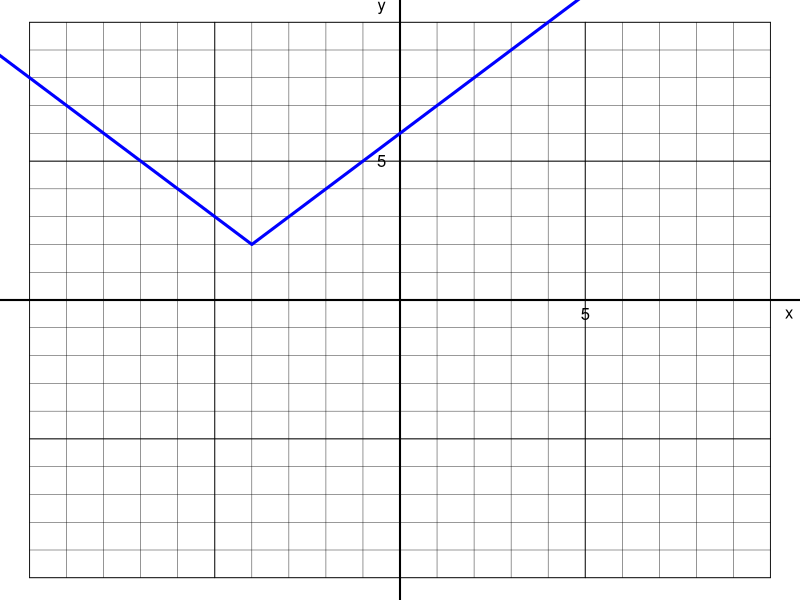

Reproduce this figure in R.
## ---- chunk 1
hk = sample(1:6,2)*sample(c(-1,1),2,T)
h = hk[1]
k = hk[2]

lr = c("left","right")[(sign(h)+1)/2+1]
du = c("down","up")[(sign(k)+1)/2+1]

x1 = seq(-30,30,0.1)
y1 = abs(x1)

x2 = x1+h
y2 = y1+k


cch = paste0("|x+",-h,"|+",k,collapse="")
cch = gsub("+-","-",cch,fixed=T)
ach = character()
for(i in c(-1,1)){
    for(j in c(-1,1)){
        ch = paste0("|x+",-h*i,"|+",k*j,collapse="")
        ch = gsub("+-","-",ch,fixed=T)
        ach = c(ach,ch)
        ch = paste0("|x+",k*i,"|+",h*j,collapse="")
        ch = gsub("+-","-",ch,fixed=T)
        ach = c(ach,ch)
    }
}
ach = sort(ach)
al = paste0("* $y=",ach,"$",collapse="\n")
sol = paste0(1*(ach==cch),collapse="")


## ---- chunk 2
par(mar=c(0,0,0,0),oma=c(0,0,0,0))
plot(0,0,"n",xlim=c(-10,10),ylim=c(-10,10),axes=F,ann=F)
for(i in -10:10){
    lines(c(i,i),c(-10,10),lwd=0.4)
    lines(c(-10,10),c(i,i),lwd=0.4)
}
for(i in seq(-10,10,5)){
    lines(c(i,i),c(-10,10),lwd=0.8)
    lines(c(-10,10),c(i,i),lwd=0.8)
}
abline(h=0,lwd=2)
abline(v=0,lwd=2)

text(10.5,-0.5,"x")
text(-0.5,10.5,"y")
text(5,-0.5,"5")
text(-0.5,5,"5")

lines(x2,y2,col="blue",lwd=3)
